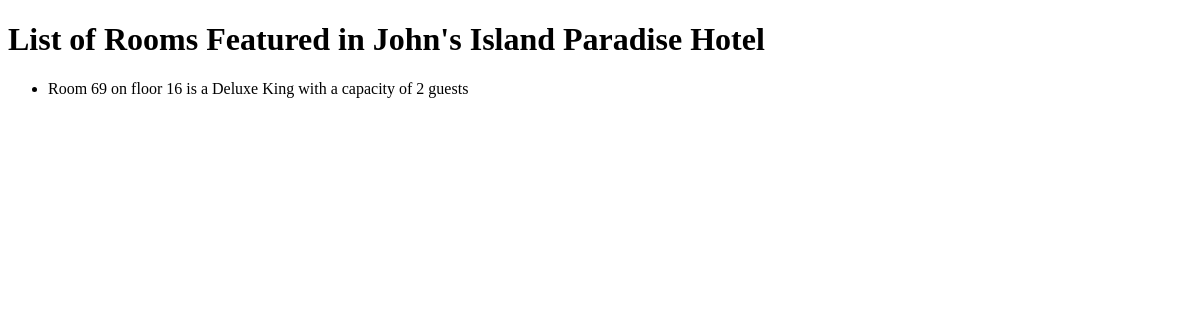
Before: /rooms with the older database file.
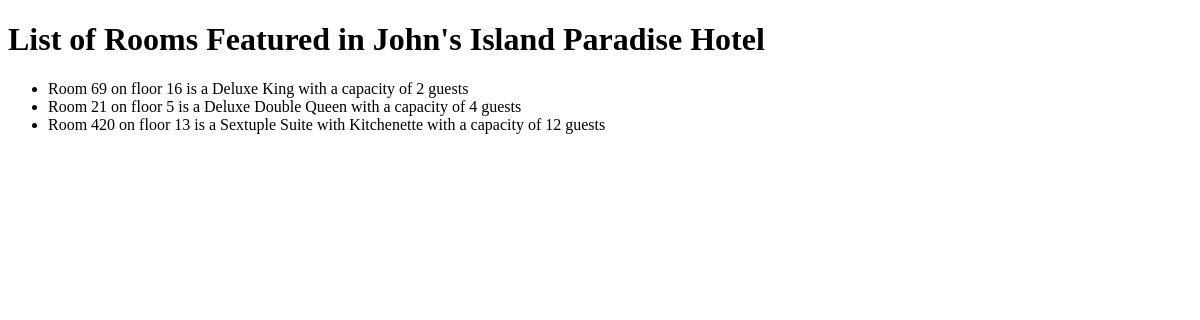
After: the same page with the newer database file.
### hotel/models.py (models this page shows)
class Room(models.Model):
    room_number = models.IntegerField(unique=True)
    capacity = models.IntegerField()
    room_designation = models.TextField(default="single")
    floor = models.IntegerField()
    def __str__(self):
        return (f"Room {self.room_number} on floor {self.floor} is a {self.room_designation} with a "
                f"capacity of {self.capacity} guests")

### hotel/views.py (the view)
# urls.py: path('rooms', get_rooms, name='rooms')
def get_rooms(request):
    return render(request, "hotel/list_of_rooms.html", {"rooms": Room.objects.all()})

### hotel/templates/hotel/list_of_rooms.html (shortened to what this page needs)
<!DOCTYPE html>
<html lang="en">
<head>
</head>
<body>
<h1>List of Rooms Featured in John's Island Paradise Hotel</h1>
<ul>
    {% for room in rooms %}
    <li>
        {{room}}
    </li>
    {% endfor %}
</ul>
</body>
</html>

Changed rows visible on the page:
added Room: room_number+floor+room_designation "Room 21 on floor 5 is a Deluxe Double Queen with a capacity of 4 guests"
added Room: room_number+floor+room_designation "Room 420 on floor 13 is a Sextuple Suite with Kitchenette with a capacity of 12 guests"
